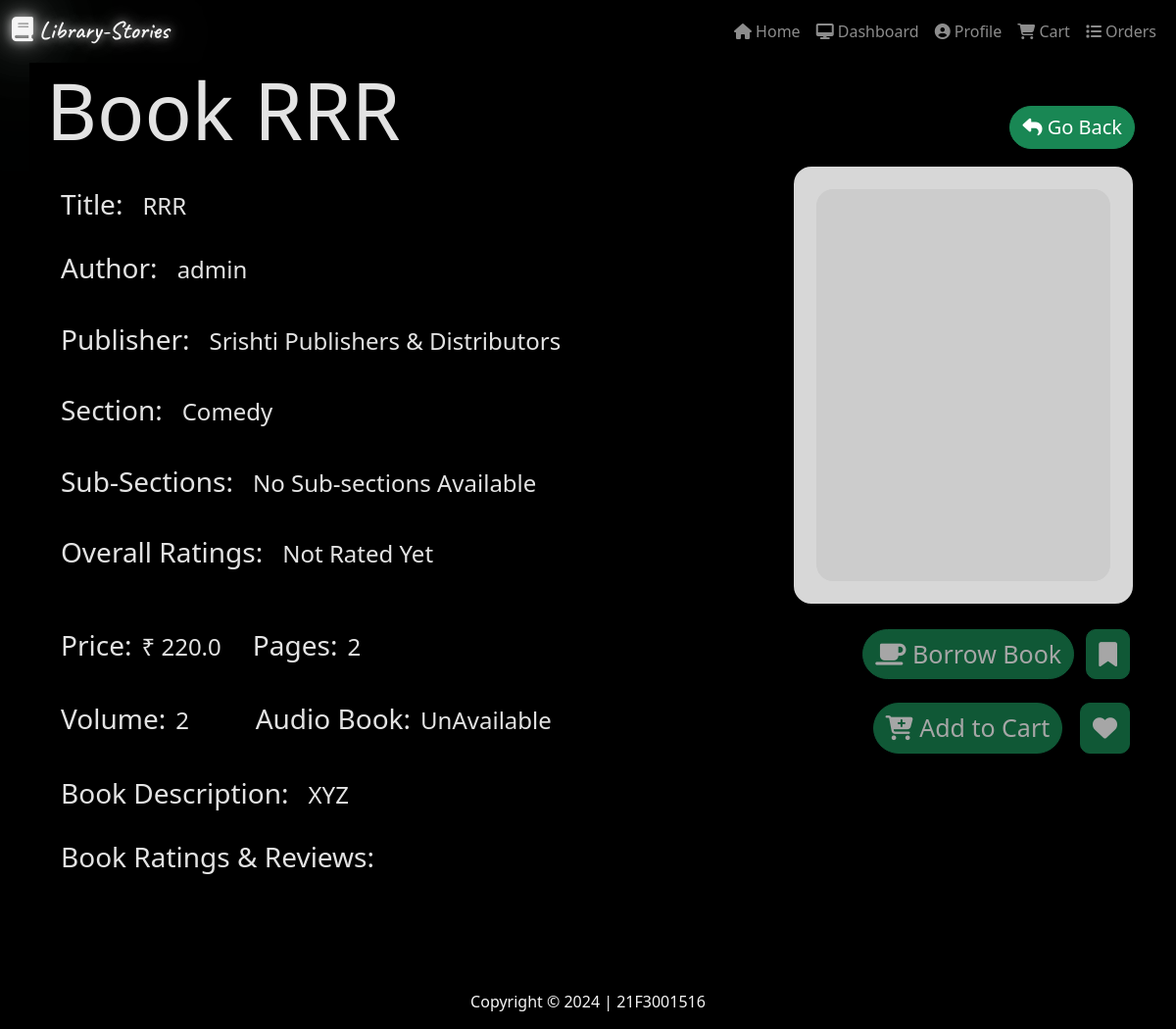
/admin/author/1/show (signed in), run on the app's committed database.
### models.py (models this page shows)
class author_book(db.Model):
        id = db.Column(db.Integer, primary_key=True)
        user_id = db.Column(db.Integer, db.ForeignKey('user.id'), nullable=False)
        title = db.Column(db.String(64), nullable=False)
        sections = db.Column(db.String(64), nullable=True)
        subsections = db.Column(db.String(64), nullable=True)
        publisher = db.Column(db.String(64), nullable=True)
        pages = db.Column(db.Integer, nullable=True)
        volumne = db.Column(db.Integer, nullable=True)
        desc = db.Column(db.String(256), nullable=True)
        price = db.Column(db.Float, nullable=True)
        book_image = db.Column(db.String(256), nullable=True)
        is_audible = db.Column(db.Boolean, nullable=False, default=False)
        content = db.Column(db.String(5096), nullable=True)
        book_link = db.Column(db.String(512), nullable=True)
        is_suggested = db.Column(db.Boolean, nullable=False, default=False)
        is_rejected = db.Column(db.Boolean, nullable=False, default=False)

class User(db.Model):
        id = db.Column(db.Integer, primary_key=True)
        username = db.Column(db.String(32), unique=True, nullable=False)
        name = db.Column(db.String(64), nullable=False)
        is_admin = db.Column(db.Boolean,nullable=False, default=False)
        is_author = db.Column(db.Boolean,nullable=False, default=False)
        passhash = db.Column(db.String(256), nullable=False)
        email = db.Column(db.String(128), nullable=True)
        bio = db.Column(db.String(256), nullable=True)
        role = db.Column(db.String(16), nullable=False, default='User')
        books_requested = db.Column(db.Integer, nullable=True, default=0)
        date_upgraded = db.Column(db.DateTime, nullable=True)
        date_joined = db.Column(db.DateTime, nullable=False, default=datetime.now())
        is_dark = db.Column(db.Boolean, nullable=False, default=False)
        books = db.relationship('BookAccess', back_populates='user', lazy=True, cascade='all, delete-orphan')
        author_books = db.relationship('author_book', backref='user', lazy=True, cascade='all, delete-orphan')
        reviews = db.relationship('review', backref='user', lazy=True, cascade='all, delete-orphan')
        blacklists = db.relationship('blacklist', backref='user', lazy=True, cascade='all, delete-orphan')
        carts = db.relationship('cart', backref='user', lazy=True, cascade='all, delete-orphan')
        wishlists = db.relationship('Wishlist', backref='user', lazy=True, cascade='all, delete-orphan')
        favorites = db.relationship('Favorite', backref='user', lazy=True, cascade='all, delete-orphan')

### routes.py (the view)
@app.route('/admin/author/<int:suggest_id>/show')
@admin_required
def admin_author_show(suggest_id):
    Book=author_book.query.get(suggest_id)
    section_name = Book.sections
    users = User.query.all()
    avg=0
    if not Book:
        flash('Suggested Book does not exist')
        return redirect(url_for('author'))
    return render_template('author/author_show.html',users=users, section_name=section_name, book=Book, user=current_user(), overall=avg)

### routes.py (called while the page is built)
def admin_required(f):
    @wraps(f)
    def inner(*args, **kwargs):
        if 'user_id' not in session:
            flash('Please Login to Continue')
            return redirect(url_for('login'))
        user = User.query.get(session['user_id'])
        if not user.is_admin:
            flash('You do not have the required permission to access this page')
            return redirect(url_for('index'))
        return f(*args, **kwargs)
    return inner

def current_user():
        user0 = User.query.get(session['user_id'])
        return user0

### templates/author/author_show.html (shortened to what this page needs)
{% extends 'layout.html' %}
{% block content %}
<div class="title_back">
    <div class="d-flex justify-content-between">
            <div class="d-flex justify-content-start">
                <div>
                    <h1 class ="display-1" style="margin-left:5px"><b>Book {{book.title}}</b> </h1>
                </div>
            </div>
            <div class="goback" >
                <br>{% if user.is_admin %}
                <a href="{{url_for('admin_author')}}" class="btn btn-success" style="margin-top:20px; border-radius:30px; font-size:20px">
                    <i class="fa fa-reply" aria-hidden="true"></i>
                    Go Back
                </a>{% endif %}
            </div>
    </div>
</div>
<div class="Rectangle">
<div class="details,canvas">
    <div class="row justify-content-between">
        <div class="child">
         <div class="d-flex justify-content-start">
                <div><br>
                    <h3 style="margin-left:20px"> Title: </h3>
                </div>
                <div><br>
                    <h4 style="margin-top:4px; margin-left:20px;"> {{book.title}}</h4>
                </div>
            </div>
            <div class="author">
                <div class="d-flex justify-content-start">
                    <div><br>
                        <h3 style="margin-left:20px; margin-bottom:15px"> Author: </h3>
                    </div>
                    <div><br>
                        <h4 style="margin-top:4px; margin-left:20px;"> {{user.username}}</h4>
                    </div>
                </div>
         </div>
         <div class="publisher">
            <div class="d-flex justify-content-start">
                <div><br>
                    <h3 style="margin-left:20px; margin-bottom:15px"> Publisher: </h3>
                </div>
                <div><br>
                    <h4 style="margin-top:4px; margin-left:20px;"> {{book.publisher}}</h4>
                </div>
            </div>
     </div>
     <div class="section">
        <div class="d-flex justify-content-start">
            <div><br>
                <h3 style="margin-left:20px; margin-bottom:15px"> Section: </h3>
            </div>
            <div><br>
                <h4 style="margin-top:4px; margin-left:20px;"> {{book.sections}}</h4>
            </div>
        </div>
    </div>
     <div class="subsec">
        <div class="d-flex justify-content-start">
            <div><br>
                <h3 style="margin-left:20px; margin-bottom:15px"> Sub-Sections: </h3>
            </div>
            <div><br>
                <h4 style="margin-top:4px; margin-left:20px;"> {{book.subsections}}</h4>
            </div>
        </div>
    </div>
    <div class="a">
        <div class="d-flex justify-content-start">
            <div><br>
                <h3 style="margin-left:20px; margin-bottom:15px"> Overall Ratings: </h3>
            </div>
            <div><br>
                {% if overall > 0 %}
                <h4 style="margin-top:4px; margin-left:20px;"> {{overall}}<i class="fa fa-star" aria-hidden="true"></i></h4>
                {% else %}
                <h4 style="margin-top:4px; margin-left:20px;"> Not Rated Yet</h4>
                {% endif %}
            </div>
        </div>
    </div>
 </div>
            <div class="child">
            <div class="canvas" >
                <br>
                <div class="rectangle">
                    {% if not book.book_image %}
                        <img src="https://picsum.photos/seed/{{book.title}}/300/400"  alt="{{book.title}}" width=300 height=400 style="border-radius:17px;">
                        {% else %}
                        <img src="{{book.book_image}}"  width=320 height=420 alt="{{book.title}}" style="border-radius:10px;">
                        {% endif %}
                </div>
            </div></div>
 </div>
</div>
</div>
<div class="price_borrow">
    <div class="d-flex justify-content-between">
            <div class="d-flex justify-content-start">
                <div><br>
                    <h3 style="margin-left:20px"> Price: </h3>
                </div>
                <div><br>
                    <h4 style="margin-top:4px; margin-left:10px;"> &#8377; {{book.price}}</h4>
                </div>
            </div>
            <div class="d-flex justify-content-start">
                <div><br>
                    <h3 style="margin-left:20px"> Pages: </h3>
                </div>
                <div><br>
                    <h4 style="margin-top:4px; margin-left:10px;margin-right:500px"> {{book.pages}}</h4>
                </div>
            </div>
            <div>
                <br>
                <div>
                    <button type="submit" class="btn btn-success" , style="border-radius:30px; font-size:25px" disabled >
                        <i class="fa fa-coffee" aria-hidden="true"></i>
                        Borrow Book
                    </button>
                </div>
            </div>
            <div>
                <br>
                <div>
                    <button type="submit" class="btn btn-success" , style="border-radius:10px;margin-right:5px; font-size:25px" disabled >
                        <i class="fa fa-bookmark" aria-hidden="true"></i>
                    </button>
                </div>
            </div>
    </div>
</div>
<div class="vol_down">
    <div class="d-flex justify-content-between">
            <div class="d-flex justify-content-start">
                <div><br>
                    <h3 style="margin-left:20px"> Volume: </h3>
                </div>
                <div><br>
                    <h4 style="margin-top:4px; margin-left:10px;"> {{book.volumne}}</h4>
                </div>
            </div>
            {% if book.is_audible %}
            <div class="d-flex justify-content-start">
                <div><br>
                    <h3 style="margin-left:50px"> Audio Book: </h3>
                </div>
                <div><br>
                    <h4 style="margin-top:4px; margin-left:10px;margin-right:320px">Available <i class="fa fa-headphones" aria-hidden="true"></i></h4>
                </div>
            </div>
            {% else %}
            <div class="d-flex justify-content-start">
                <div><br>
                    <h3 style="margin-left:50px"> Audio Book: </h3>
                </div>
                <div><br>
                    <h4 style="margin-top:4px; margin-left:10px;margin-right:310px">UnAvailable</h4>
                </div>
            </div>
            {% endif %}
            <div>
                <br>
                <div>
                    <button type="submit" class="btn btn-success" , style="border-radius:30px; font-size:25px" disabled >
                        <i class="fa fa-cart-plus" aria-hidden="true"></i>
                        Add to Cart
                    </button>
                </div>
            </div>
            <div>
                <br>
                <div>
                    <button type="submit" class="btn btn-success" , style="border-radius:10px;margin-right:5px; font-size:25px" disabled >
                        <i class="fa fa-heart" aria-hidden="true"></i>
                    </button>
                </div>
            </div>
    </div>
</div>
<div class="desc">
    <div class="d-flex justify-content-start">
        <div><br>
            <h3 style="margin-left:20px"> Book Description: </h3>
        </div>
        <div><br>
            <h4 style="margin-top:4px; margin-left:20px; text-align:justify"> {{book.desc}}</h4>
        </div>
    </div>
</div>
<div class="reviews">
    <div class="d-flex justify-content-start">
        <div><br>
            <h3 style="margin-left:20px"> Book Ratings & Reviews: </h3>
        </div>
    </div>
</div>
{% endblock %}

### templates/layout.html (shortened to what this page needs)
<!DOCTYPE html>
<html lang="en" class="{{ 'dark-mode' if session.get('theme') == 'dark' }}">
<head>
<link href="https://cdn.jsdelivr.net/npm/bootstrap@5.3.2/dist/css/bootstrap.min.css" rel="stylesheet">
<link rel="stylesheet" href="https://cdnjs.cloudflare.com/ajax/libs/font-awesome/6.5.1/css/all.min.css" />
</head>
<body id="body" >
    <main style="height:auto;">
 {% include 'navbar.html' with context %}
    <div class="container" id="pages" style="position:relative;">
    {% block content %}
    {% endblock %}
    </div>
</main>
<footer class="d-flex justify-content-around">
    <p class="copyright" style="margin-top:10px; bottom:0; text-align:center; position:relative;  display:flex" >Copyright &copy; 2024 | 21F3001516</p>
</footer>
</body>
</html>

### templates/navbar.html (shortened to what this page needs)
<head><link rel="preconnect" href="https://fonts.googleapis.com">
  <link href="https://fonts.googleapis.com/css2?family=Caveat:wght@600&display=swap" rel="stylesheet"></head>
  {% if 'user_id' in session %}
  {% if user.is_dark  %}
  <nav class="navbar navbar-expand-lg  navbar-dark" id="navigation" >
  {% else %}
  <nav class="navbar navbar-expand-lg  bg-light" id="navigation" >
  {% endif %}
  {% else %}
  <nav class="navbar navbar-expand-lg  bg-light" id="navigation" >
  {% endif %}
        <div class="container-fluid">
          <a class="navbar-brand" id="HEAD" href="{{ url_for('index') }}"><i class="fa fa-book" aria-hidden="true"></i> Library-Stories</a>
          <div class="collapse navbar-collapse justify-content-end" id="navbarNav"  >
            <ul class="navbar-nav">
              {% if 'user_id' in session %}
              <li class="nav-item" align="right">
                <a class="nav-link"  href="{{ url_for('index') }}"> <i class="fa fa-home" aria-hidden="true"></i> Home</a>
              </li>
              {% if user.is_admin %}
              <li class="nav-item" align="right">
                  <a class="nav-link"  href="{{ url_for('admin') }}"><i class="fa fa-desktop" aria-hidden="true"></i> Dashboard</a>
              </li>
              {% endif %}
              <li class="nav-item" align="right">
                <a class="nav-link"  href="{{ url_for('profile') }}"><i class="fa fa-user-circle" aria-hidden="true"></i> Profile </a>
              </li>
              <li class="nav-item" align="right">
                <a class="nav-link"  href="{{ url_for('Cart') }}"><i class="fa fa-shopping-cart" aria-hidden="true"></i> Cart</a>
              </li>
              <li class="nav-item" align="right">
                <a class="nav-link"  href="{{ url_for('orders') }}"><i class="fa fa-list" aria-hidden="true"></i> Orders </a>
              </li>
              {% endif %}
            </ul>
          </div>
        </div>
      </nav>

### templates/navbar.html (style rules this page uses)
.navbar-brand { font-family: "Caveat", cursive; font-optical-sizing: auto; font-weight: 600; font-style: normal; font-size: 25px; }

### templates/author/author_show.html (style rules this page uses)
.child { display:inline-block; width:50%; }
.title_back { display:grid; align-self: top; grid-template-columns: 1fr; }
.canvas { display:flex; justify-content: right; align-items: right; }
.rectangle { display:flex; width: 350px; height: 450px; justify-content: center; align-items: center; border: 2px solid #000000; border-radius:20px; background-color: #D7D7D7; }
.Rectangle { border: 0px solid #000000; height: 450px; }

### templates/layout.html (style rules this page uses)
#body { background-color: #000000; color:whitesmoke }
#pages { background-color: #000000; color:rgba(245, 245, 245, 0.926) }
#HEAD { color: whitesmoke; text-shadow: 0 0 7px #ffffff00, 0 0 10px #ffffff99, 0 0 21px #ffffff9c, 0 0 42px rgba(255, 255, 255, 0.386), 0 0 82px rgba(255, 255, 255, 0.584), 0 0 92px rgba(246, 246, 246, 0.556), 0 0 102px rgba(247, 247, 247, 0.386), 0 0 151px #0fa; animation: flicker 5s infinite alternate; }

### data on the page
author_book: title "RRR", publisher "Srishti Publishers & Distributors", sections "Comedy", subsections "No Sub-sections Available", price "220.0", pages "2", volumne "2", desc "XYZ"
User: username "admin"
